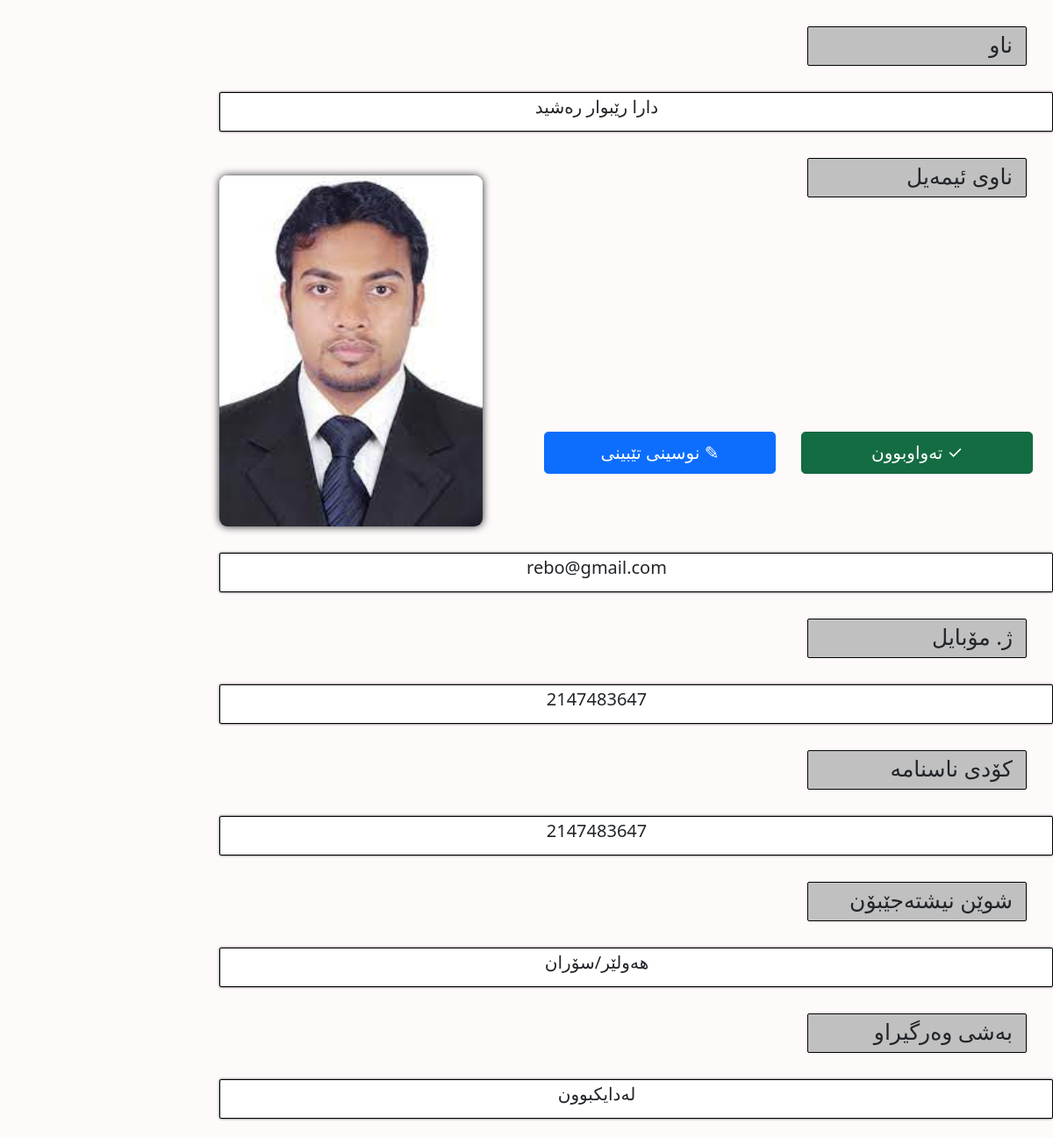
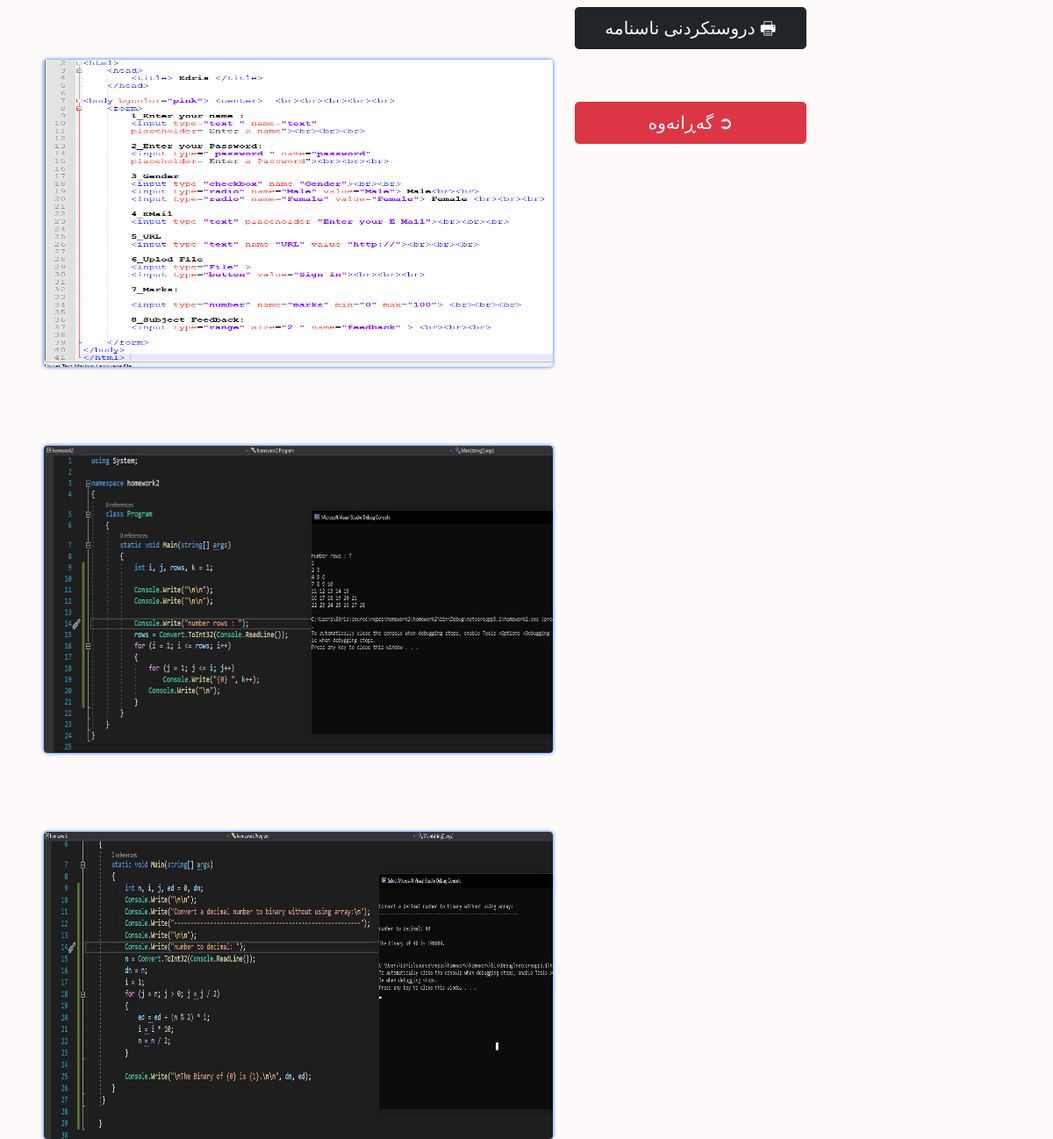
Page /R-view.php?postid=189 on the committed database (2 pictures, top to bottom).
### tables this page shows
CREATE TABLE `form` (
  `ID` int(11) NOT NULL,
  `name` varchar(255) NOT NULL,
  `part` varchar(255) NOT NULL,
  `code` int(11) NOT NULL,
  `email` varchar(255) NOT NULL,
  `tell` int(11) NOT NULL,
  `idcode` int(11) NOT NULL,
  `place` varchar(255) NOT NULL,
  `blood` varchar(255) NOT NULL,
  `pic_stu` varchar(255) NOT NULL,
  `pic_ifo_card` varchar(255) NOT NULL,
  `pic_food_card` varchar(255) NOT NULL,
  `pic_centri` varchar(255) NOT NULL,
  `pscode` int(11) NOT NULL,
  `katt` varchar(255) NOT NULL,
  `comment` text NOT NULL,
  `suc` varchar(255) NOT NULL DEFAULT 'not',
  `parallel` int(255) NOT NULL,
  `type` text NOT NULL
);

### R-view.php (the view, shortened to what this page needs)
<?php
include 'R-login-config.php';
$post_id=($_GET['postid']);
$query=mysqli_query($db,"SELECT * FROM `form` WHERE `ID`='$post_id'");
$row=mysqli_fetch_assoc($query);
$name=$row['name'];
$part=$row['part'];
$idcode=$row['idcode'];
$email=$row['email'];
$tell=$row['tell'];
$place=$row['place'];
$pic_stu=$row['pic_stu'];
$pic_ifo_card=$row['pic_ifo_card'];
$pic_food_card=$row['pic_food_card'];
$pic_centri=$row['pic_centri'];
?>
<!DOCTYPE html >
<html>
<head>
    <link rel="stylesheet" href="bootstrap.min1.css" >
    <link rel="stylesheet" href="edris.css">
</head>
<body style="background-color:snow;">
  <div>ناو</div>
  <div><?php echo $name; ?></div>
  <img class="jihad" src="upload/<?php echo $pic_stu;?>">
  <br>
  <br>
  <br>
  <form >
    <div>ناوی ئیمەیل</div>
    <div><?php echo $email; ?></div>
    <br>
    <br>
    <br>
  </form>
  <form>
    <div>ژ. مۆبایل</div>
    <div><?php echo $tell; ?></div>
  </form>
  <br>
  <br>
  <br>
  <form >
    <div>کۆدی ناسنامە</div>
    <div><?php echo $idcode; ?></div>
  </form>
  <br>
  <br>
  <br>
  <form >
    <div>شوێن نیشتەجێبۆن</div>
    <div><?php echo $place; ?></div>
    <br>
    <br>
    <br>
  </form>
  <form action="R-view.php" method="GET">
    <div>بەشی وەرگیراو</div>
    <div><?php echo $part; ?></div>
    <br>
    <br>
    <br>
  </form>
    <a href="pic_all_screen.php?postid=<?php echo $pic_ifo_card;?>"> <img class="edris" src="upload/<?php echo $pic_ifo_card;?>"></a>
    <a href="pic_all_screen.php?postid=<?php echo $pic_centri;?>"> <img class="edris" src="upload/<?php echo $pic_centri;?>"> </a>
    <a href="pic_all_screen.php?postid=<?php echo $pic_food_card;?>"> <img class="edris" src="upload/<?php echo $pic_food_card?>"> </a>
    <br>
    <a href="R-comment.php?postid=<?php echo $row['ID'];?>" class="btn btn-primary btn-lg col-md-5 " style="margin-left:70px; margin-top:30px; margin-bottom:30px; width: 22%;"> نوسینی تێبینی &#9998;</a>
    <a href="suc.php?postid=<?php echo $row['ID'];?>" class="btn btn-success btn-lg active" style="margin-left:25px; margin-top:30px; margin-bottom:30px; width: 22%;"> تەواوبوون &#10003;</a>
    <a href="print_stu_id.php?postid=<?php echo $row['ID'];?>" class="btn btn-dark btn-lg " style="margin-left:25px; margin-top:30px; margin-bottom:30px; width: 22%;"> دروستکردنی ناسنامە &#128438;</a>
    <a href="R-re-stu.php" class="btn btn-danger btn-lg " style="margin-left:25px; margin-top:30px; margin-bottom:30px; width: 22%;"> گەڕانەوە &#10162;</a>
</body>
</html>

### edris.css (style rules this page uses)
div { border:1px solid #000; float:right; background-color:silver; width:250px; height:45px !important; text-align: right; margin-top: 30px; height: 30px; padding: 1px; font-size: 25px; padding-right: 15px; border-radius: 2px; margin-right: 30px; }
div:nth-child(n+2) { text-align: center; margin-left:55px; background-color: white; width: 950px; height: 30px; padding: 1px; padding-right: 91px; font-size: 20px; box-shadow: 0px 0px 2.5px 0px; margin-right: 0px; }
.jihad { width: 300px; height: 400px; float: left; border-radius: 9px; margin-left: 250px; box-shadow: 0px 0px 10px 0px; margin-top: 50px; }
.edris { margin-left: 50px; width: 580px; height: 350px; float: left; border-radius: 4px; box-shadow: 0px 0px 4px 0px; margin-top: 90px; }

### rows in the picture
form: name "دارا رێبوار رەشید", pic_stu (picture), email "rebo@gmail.com", tell "2147483647", idcode "2147483647", place "هەولێر/سۆران", part "لەدایکبوون", pic_ifo_card (picture), pic_centri (picture), pic_food_card (picture)
